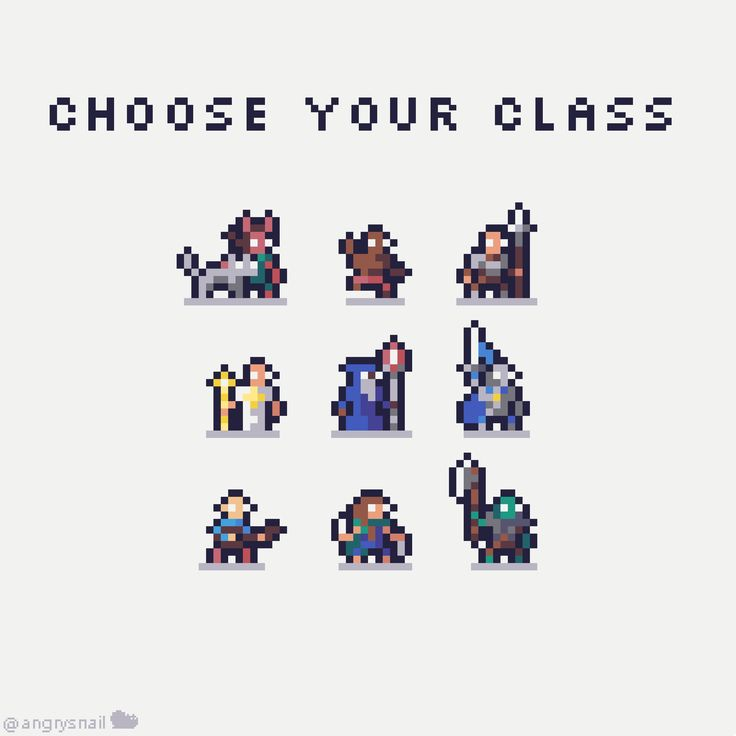
#> input picture examples/a6c961c8129e88b084f0f30cfe2e661d.jpg, 736 x 736 px
$ python pixelator_grid.py examples/a6c961c8129e88b084f0f30cfe2e661d.jpg
#> lines starting #> are read from the running program, lines starting #| are printed output that depends on the picture
### edge_detector.py
#!/usr/bin/env python3
"""
Edge Detector: A tool to detect and visualize edges in images.

This script analyzes an image row by row or column by column to find edges
based on color differences. It outputs both numerical differences and
visualizations showing where the most significant changes occur.
"""

import argparse
import os
import numpy as np
from PIL import Image

# We'll use PIL for visualization instead of matplotlib
# import matplotlib.pyplot as plt
# from matplotlib.colors import Normalize
from enum import Enum


class DiffAlgorithm(Enum):
    """Algorithms for measuring differences between rows/columns."""

    ABSOLUTE = "absolute"  # Sum of absolute differences
    SQUARED = "squared"  # Sum of squared differences
    EUCLIDEAN = "euclidean"  # Euclidean distance in RGB space
    MAX = "max"  # Maximum difference across any channel


def load_image(image_path):
    """Load an image from the given path and return it as a numpy array."""
    if not os.path.exists(image_path):
        raise FileNotFoundError(f"Image file not found: {image_path}")

    try:
        img = Image.open(image_path)
#> img is the input picture: PIL image 736x736 RGB; mean R, G, B 227.1, 226.4, 226.5
#| Loaded image with shape (736, 736, 3)
        return np.array(img)
    except Exception as e:
        raise RuntimeError(f"Error loading image: {str(e)}")


def calculate_differences(image_array, axis=0, algorithm=DiffAlgorithm.ABSOLUTE):
    """
    Calculate differences between adjacent rows or columns.

    Args:
        image_array: Input image as numpy array
        axis: 0 for row differences, 1 for column differences
        algorithm: Algorithm to use for calculating differences

    Returns:
        Array of difference values
    """
#> called with axis = 0
    # Calculate differences between adjacent rows/columns
    differences = np.diff(image_array, axis=axis)
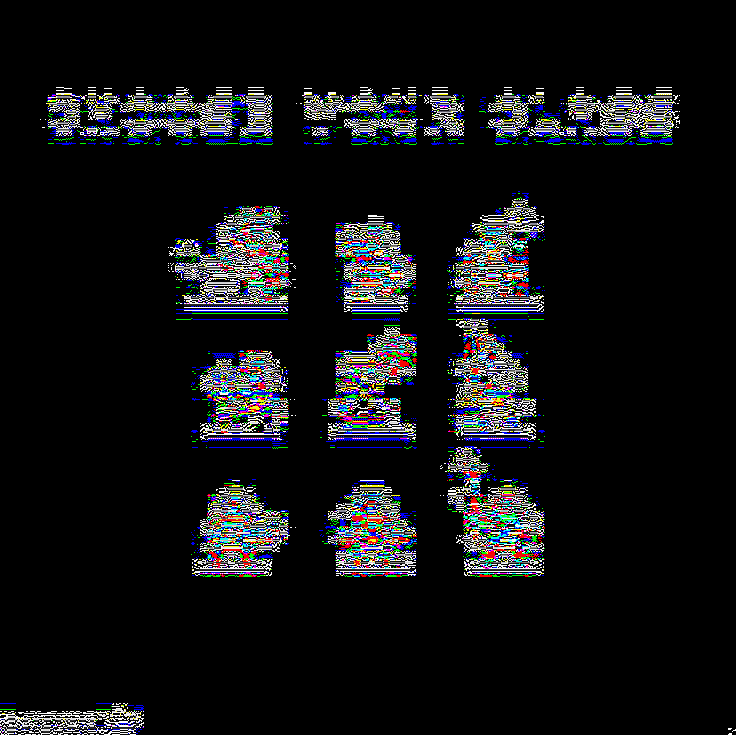
#> differences: shape (735, 736, 3); mean R, G, B 18.1, 18.8, 20.5

    # Apply the selected algorithm
    if algorithm == DiffAlgorithm.ABSOLUTE:
        # Sum of absolute differences across all channels
        diff_values = np.sum(np.abs(differences), axis=(1 if axis == 0 else 0, 2))

    elif algorithm == DiffAlgorithm.SQUARED:
        # Sum of squared differences
        diff_values = np.sum(differences**2, axis=(1 if axis == 0 else 0, 2))
        diff_values = np.sqrt(diff_values)  # Take square root to normalize

    elif algorithm == DiffAlgorithm.EUCLIDEAN:
        # Euclidean distance in RGB space
        squared = differences**2
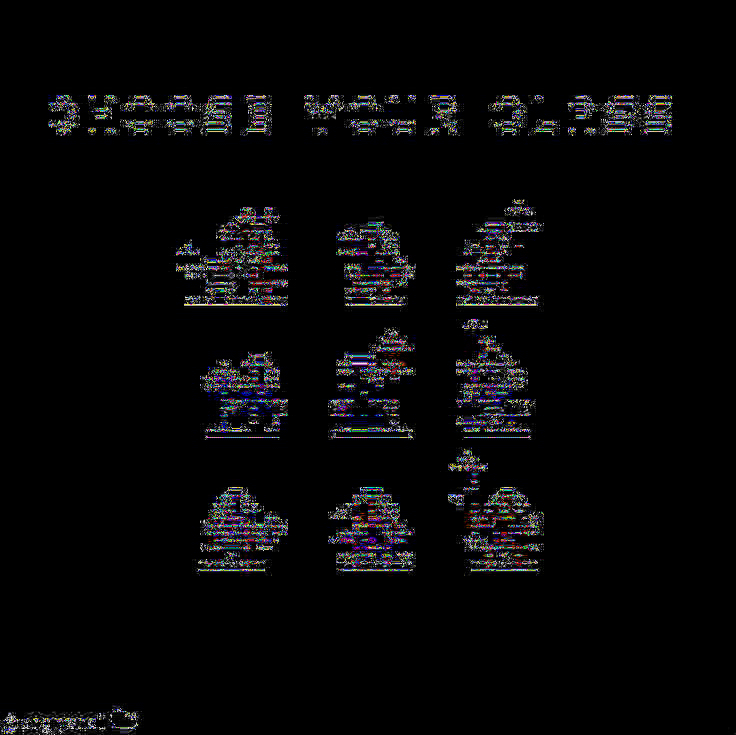
#> squared: shape (735, 736, 3); mean R, G, B 7.3, 7.1, 7.8
        sum_squared = np.sum(squared, axis=2)
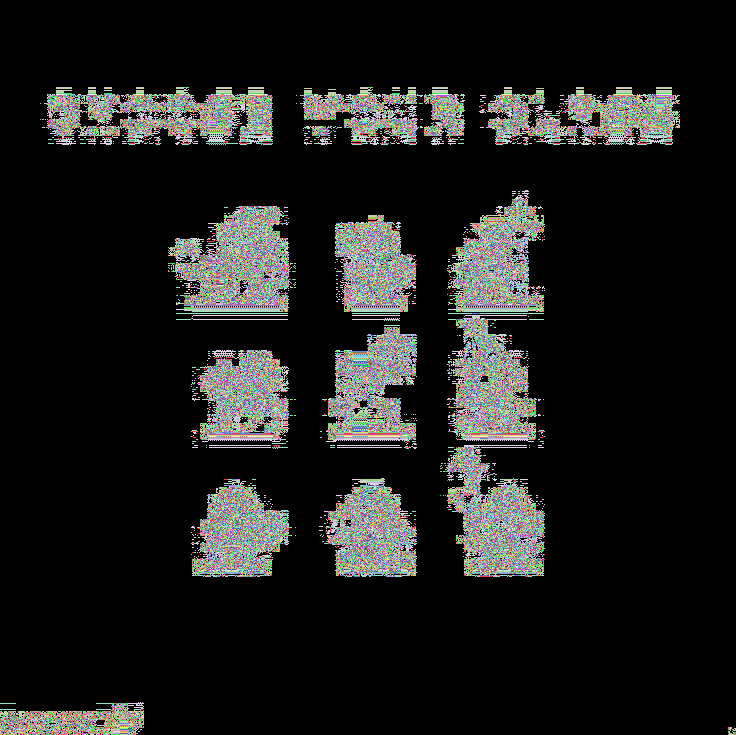
#> sum_squared: shape (735, 736) uint64; 532 distinct labels, from 0 to 747; one colour per label, 0 black
        diff_values = np.sqrt(np.sum(sum_squared, axis=(1 if axis == 0 else 0)))
#> diff_values = 735 values, max 359.3 at index 304, min 0 at index 0, mean 90.1

    elif algorithm == DiffAlgorithm.MAX:
        # Maximum difference across any channel
        diff_values = np.max(np.abs(differences), axis=(1 if axis == 0 else 0, 2))

    else:
        raise ValueError(f"Unknown algorithm: {algorithm}")

    return diff_values


def normalize_differences(differences, scale_to=100):
    """
    Normalize differences to a given scale (0-100 by default).

    Args:
        differences: Array of difference values
        scale_to: Upper limit for normalization (default: 100)

    Returns:
        Normalized differences array
    """
    min_val = np.min(differences)
    max_val = np.max(differences)

    # Avoid division by zero
    if max_val == min_val:
        return np.zeros_like(differences)

    # Normalize to 0-scale_to range
    normalized = (differences - min_val) / (max_val - min_val) * scale_to
    return normalized


def find_edges(differences, threshold_percentile=90):
    """
    Find edges based on difference values.

    Args:
        differences: Array of difference values
        threshold_percentile: Percentile threshold for edge detection (default: 90)

    Returns:
        List of edge positions
    """
    threshold = np.percentile(differences, threshold_percentile)
    edges = np.where(differences >= threshold)[0]
    return edges


# [36 lines left out: function create_edge_visualization, not called in this run]


def create_difference_plot(image_array, differences, axis=0, normalize=True):
    """
    Create a visualization showing the image with a proper line chart.

    Args:
        image_array: Original image as numpy array
        differences: Array of difference values
        axis: 0 for row differences, 1 for column differences
        normalize: Whether to normalize differences (default: True)

    Returns:
        Combined visualization as numpy array
    """
    # Normalize differences if requested
    if normalize:
        plot_data = normalize_differences(differences)
    else:
        plot_data = differences

    height, width, _ = image_array.shape

    # Create a visualization image that includes the original image and a line chart
    if axis == 0:  # Row differences, chart on the right
        # Create space for the line chart on the right
        chart_width = 200  # Width of the chart area
        vis_width = width + chart_width
        vis_image = np.zeros((height, vis_width, 3), dtype=np.uint8)

        # Set background color to dark gray for the chart area
        vis_image[:, width:] = [30, 30, 30]

        # Copy the original image to the left side
        vis_image[:, :width] = image_array

        # Draw chart grid lines (light gray)
        grid_color = [80, 80, 80]
        for i in range(0, 101, 10):  # Draw grid lines at 0, 10, 20, ..., 100
            # Calculate x position for this value
            x_pos = width + int(i * chart_width / 100)
            # Ensure x_pos is within bounds
            if x_pos < vis_width:
                # Draw vertical grid line
                vis_image[:, x_pos] = grid_color

                # Add value label (as a small white line)
                if i % 20 == 0:  # Label at 0, 20, 40, 60, 80, 100
                    for y in range(height - 10, height):
                        # Ensure label markers are within bounds
                        left_marker = max(0, x_pos - 1)
                        right_marker = min(vis_width - 1, x_pos + 2)
                        vis_image[y, left_marker:right_marker] = [200, 200, 200]

        # Find the maximum value for scaling
        max_diff = np.max(plot_data)
        if max_diff == 0:
            max_diff = 1  # Avoid division by zero

        # Draw the line chart
        line_color = [50, 200, 50]  # Green line
        highlight_color = [255, 200, 0]  # Yellow for high values
        threshold = np.percentile(plot_data, 90)

        # Draw horizontal line for each data point
        for i, value in enumerate(plot_data):
            if i >= height:
                break

            # Calculate x position for this value
            x_pos = width + int(value * chart_width / 100)
            # Ensure x_pos is within bounds
            x_pos = min(vis_width - 1, x_pos)

            # Draw horizontal line from left edge of chart to data point
            color = highlight_color if value > threshold else line_color
            vis_image[i, width : x_pos + 1] = color

            # Draw a small circle marker at the data point
            y_pos = i
            # Simple circle approximation
            for dy in range(-2, 3):
                for dx in range(-2, 3):
                    if dx * dx + dy * dy <= 4:  # Circle equation
                        if 0 <= y_pos + dy < height and 0 <= x_pos + dx < vis_width:
                            vis_image[y_pos + dy, x_pos + dx] = [255, 255, 255]

        # Add title and labels
        title = "Row Differences"
        draw_text(vis_image, title, width + 10, 20)

    else:  # Column differences, chart on top
        # Create space for the line chart on top
        chart_height = 200  # Height of the chart area
        vis_height = height + chart_height
        vis_image = np.zeros((vis_height, width, 3), dtype=np.uint8)

        # Set background color to dark gray for the chart area
        vis_image[:chart_height, :] = [30, 30, 30]

        # Copy the original image to the bottom part
        vis_image[chart_height:, :] = image_array

        # Draw chart grid lines (light gray)
        grid_color = [80, 80, 80]
        for i in range(0, 101, 10):  # Draw grid lines at 0, 10, 20, ..., 100
            # Calculate y position for this value (invert y axis)
            y_pos = chart_height - int(i * chart_height / 100)
            # Ensure y_pos is within bounds
            if 0 <= y_pos < vis_height:
                # Draw horizontal grid line
                vis_image[y_pos, :] = grid_color

                # Add value label (as a small white line)
                if i % 20 == 0:  # Label at 0, 20, 40, 60, 80, 100
                    for x in range(0, 10):
                        # Ensure label markers are within bounds
                        top_marker = max(0, y_pos - 1)
                        bottom_marker = min(vis_height - 1, y_pos + 2)
                        vis_image[top_marker:bottom_marker, x] = [200, 200, 200]

        # Draw the line chart
        line_color = [50, 200, 50]  # Green line
        highlight_color = [255, 200, 0]  # Yellow for high values
        threshold = np.percentile(plot_data, 90)

        # Connect data points with lines
        for i in range(len(plot_data) - 1):
            if i >= width - 1:
                break

            # Calculate positions for this segment
            x1, x2 = i, i + 1
            y1 = chart_height - int(plot_data[i] * chart_height / 100)
            y2 = chart_height - int(plot_data[i + 1] * chart_height / 100)

            # Ensure points are within bounds
            y1 = max(0, min(chart_height - 1, y1))
            y2 = max(0, min(chart_height - 1, y2))

            # Select color based on value
            color = (
                highlight_color
                if plot_data[i] > threshold or plot_data[i + 1] > threshold
                else line_color
            )

            # Draw line using Bresenham's algorithm
            draw_line(vis_image, x1, y1, x2, y2, color)

            # Draw markers at data points
            if i % 10 == 0:  # Draw markers at every 10th point to avoid clutter
                # Simple circle approximation
                for dy in range(-2, 3):
                    for dx in range(-2, 3):
                        if dx * dx + dy * dy <= 4:  # Circle equation
                            if 0 <= y1 + dy < chart_height and 0 <= x1 + dx < width:
                                vis_image[y1 + dy, x1 + dx] = [255, 255, 255]

        # Add title and labels
        title = "Column Differences"
        draw_text(vis_image, title, 10, 20)

    return vis_image


def draw_line(image, x0, y0, x1, y1, color):
    """
    Draw a line using Bresenham's algorithm.
    """
    dx = abs(x1 - x0)
    dy = abs(y1 - y0)
    sx = 1 if x0 < x1 else -1
    sy = 1 if y0 < y1 else -1
    err = dx - dy

    while True:
        # Set pixel if within bounds
        if 0 <= y0 < image.shape[0] and 0 <= x0 < image.shape[1]:
            image[y0, x0] = color

        # Exit condition
        if x0 == x1 and y0 == y1:
            break

        e2 = 2 * err
        if e2 > -dy:
            if x0 == x1:
                break
            err -= dy
            x0 += sx
        if e2 < dx:
            if y0 == y1:
                break
            err += dx
            y0 += sy


def draw_text(image, text, x, y, color=[255, 255, 255]):
    """
    Simple function to draw text on the image.
    Very basic implementation that only works for short strings.
    """
    # This is a very simplified version that just draws dots for each character
    scale = 1
    spacing = 6 * scale

    for i, char in enumerate(text):
        pos_x = x + i * spacing
        pos_y = y

        # Skip if out of bounds
        if pos_x >= image.shape[1] - spacing:
            break

        # Just draw a small rectangle for each character
        for dy in range(scale * 5):
            for dx in range(scale * 5):
                py = pos_y + dy
                px = pos_x + dx
                if 0 <= py < image.shape[0] and 0 <= px < image.shape[1]:
                    image[py, px] = color


def process_image(
    image_path,
    output_dir=None,
    axis=0,
    algorithm=DiffAlgorithm.ABSOLUTE,
    threshold_percentile=90,
    normalize=True,
):
    """
    Process an image to detect edges and create visualizations.

    Args:
        image_path: Path to the input image
        output_dir: Directory to save outputs (default: same as input)
        axis: 0 for row analysis, 1 for column analysis
        algorithm: Algorithm to use for difference calculation
        threshold_percentile: Percentile threshold for edge detection
        normalize: Whether to normalize differences

    Returns:
        Dictionary with paths to the output files
    """
    # Default output directory is the same as input directory
    if output_dir is None:
        output_dir = os.path.dirname(image_path)
        if output_dir == "":
            output_dir = "."

    # Create output directory if it doesn't exist
    os.makedirs(output_dir, exist_ok=True)

    # Base filename for outputs
    base_filename = os.path.splitext(os.path.basename(image_path))[0]
    direction = "rows" if axis == 0 else "cols"
    algo_name = algorithm.value

    # Load the image
    image_array = load_image(image_path)
    print(f"Loaded image with shape {image_array.shape}")

    # Calculate differences
    differences = calculate_differences(image_array, axis=axis, algorithm=algorithm)
#> differences has the same summary as diff_values in calculate_differences
#> (the rest of the program and of its run is left out)
